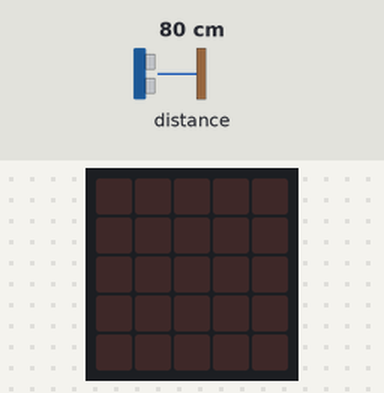
The program below on a simulated BBC micro:bit (MakeCode). Shown: the board's 5×5 LED display. Inputs (shaded band) come from the test bench; at power-on: distance to the obstacle 80 cm.

Above: at 1.2 s.
1.3 s: distance to the obstacle set to 2 cm
At 2.7 s:
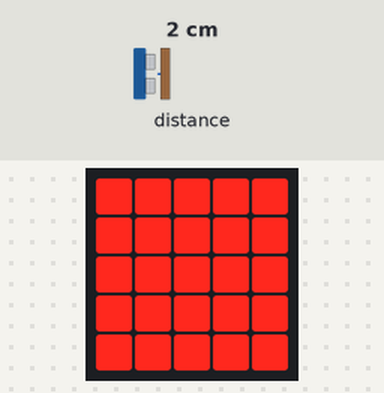
3.2 s: distance to the obstacle set to 4 cm
At 4.5 s:
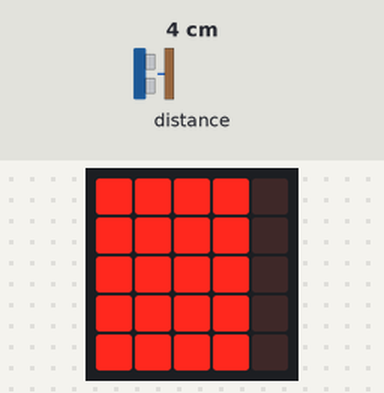
4.8 s: distance to the obstacle set to 9 cm
At 6.2 s:
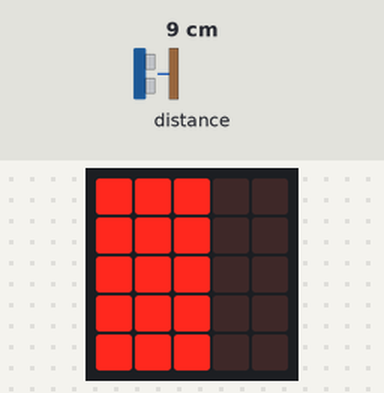
6.5 s: distance to the obstacle set to 18 cm
At 7.2 s:
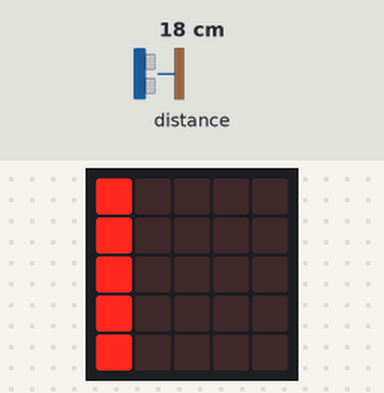
8.2 s: distance to the obstacle set to 35 cm
At 9.3 s:
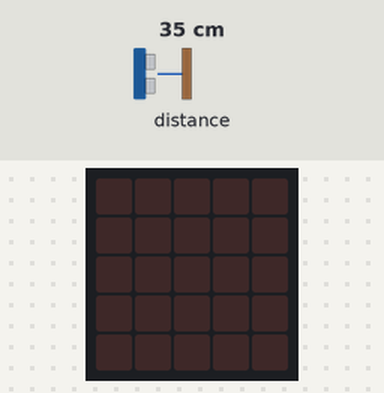
9.9 s: distance to the obstacle set to 13 cm
At 11.4 s:
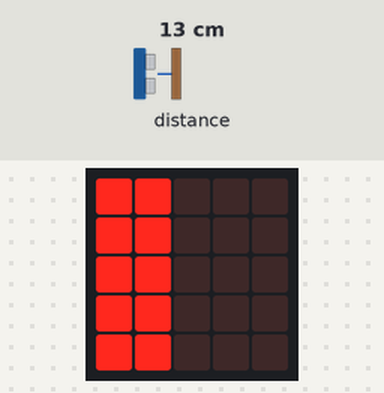
Timing chart, 0 to 12.6 s (numbered marks = the images above; inputs shaded):
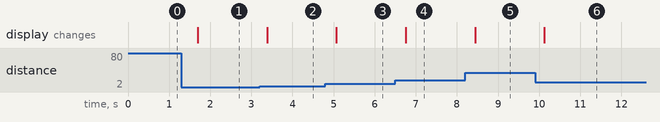

Measured:
- after the input at 1.3 s, the display: changes after 0.40 s (image 1)
- after the input at 3.2 s, the display: changes after 0.19 s (image 2)
- after the input at 4.8 s, the display: changes after 0.27 s (image 3)
- after the input at 6.5 s, the display: changes after 0.25 s (image 4)
- after the input at 8.2 s, the display: changes after 0.24 s (image 5)
- after the input at 9.9 s, the display: changes after 0.23 s (image 6)

The program:

main.ts
```typescript
let distance = 0
basic.forever(function () {
    distance = sonar.ping(
    DigitalPin.P0,
    DigitalPin.P1,
    PingUnit.Centimeters
    )
    if (distance < 4) {
        basic.showLeds(`
            # # # # #
            # # # # #
            # # # # #
            # # # # #
            # # # # #
            `)
    } else {
        if (distance < 8) {
            basic.showLeds(`
                # # # # .
                # # # # .
                # # # # .
                # # # # .
                # # # # .
                `)
        } else {
            if (distance < 12) {
                basic.showLeds(`
                    # # # . .
                    # # # . .
                    # # # . .
                    # # # . .
                    # # # . .
                    `)
            } else {
                if (distance < 16) {
                    basic.showLeds(`
                        # # . . .
                        # # . . .
                        # # . . .
                        # # . . .
                        # # . . .
                        `)
                } else {
                    if (distance < 20) {
                        basic.showLeds(`
                            # . . . .
                            # . . . .
                            # . . . .
                            # . . . .
                            # . . . .
                            `)
                    } else {
                        basic.showLeds(`
                            . . . . .
                            . . . . .
                            . . . . .
                            . . . . .
                            . . . . .
                            `)
                    }
                }
            }
        }
    }
})
```

test.ts
```typescript
// les tests vont ici ; cela ne sera pas compilé si ce paquet est utilisé en tant qu'extension.
```
